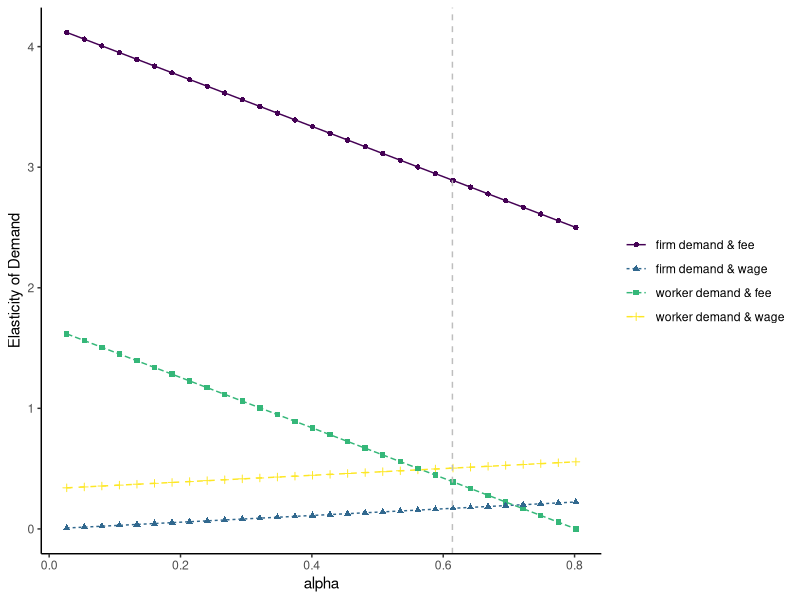
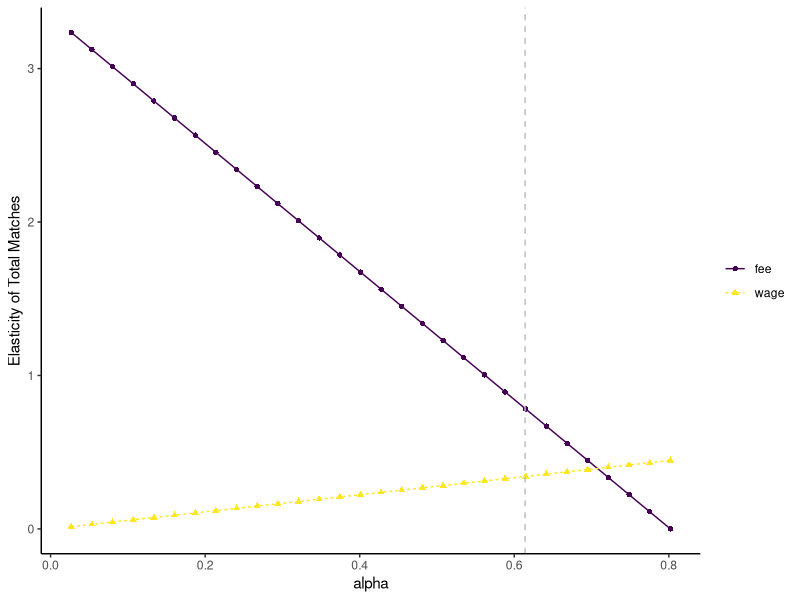

Source code (R) for these figures, in order:
## ---- chunk 1
rm(list = ls())
gc()
knitr::opts_chunk$set(echo = F, warning = F, message = F)
library(ggplot2)
library(magrittr)
## ---- chunk 2

elasticity_worker_wage <- function(lambda_W, alpha, beta){
  out <- 1 / lambda_W * (1 + (beta + 2 * (alpha - 1)) / (2 * (2 - alpha - beta)))
  return(out)
}

elasticity_worker_fee <- function(lambda_F, alpha, beta){
  out <- 1 / lambda_F * (beta / (2 * (2 - alpha - beta)))
  return(out)
}

elasticity_firm_wage <- function(lambda_W, alpha, beta){
  out <- 1 / lambda_W * (alpha / (2 * (2 - alpha - beta)))
  return(out)
}

elasticity_firm_fee <- function(lambda_F, alpha, beta){
  out <- 1 / lambda_F * (1 + (alpha + 2 * (beta - 1)) / (2 * (2 - alpha - beta)))
  return(out)
}

elasticity_output_wage <- function(lambda_W, alpha, beta){
  e_ww <- elasticity_worker_wage(lambda_W, alpha, beta)
  e_fw <- elasticity_firm_wage(lambda_W, alpha, beta)
  out <- alpha * e_ww + beta * e_fw
  return(out)
}

elasticity_output_fee <- function(lambda_F, alpha, beta){
  e_ww <- elasticity_worker_fee(lambda_F, alpha, beta)
  e_fw <- elasticity_firm_fee(lambda_F, alpha, beta)
  out <- alpha * e_wf + beta * e_ff
  return(out)
}
## ---- chunk 3
lambda_W <- 1.5
lambda_F <- 0.2

total <- 0.614 + 0.188
N <- 30

els_price <- list()
els_output <- list()
for (i in 1:N){
  
  alpha <- total / N * i
  beta <- total - alpha
  
  e_ww <- elasticity_worker_wage(lambda_W, alpha, beta)
  e_wf <- elasticity_worker_fee(lambda_F, alpha, beta)
  e_ff <- elasticity_firm_fee(lambda_F, alpha, beta)
  e_fw <- elasticity_firm_wage(lambda_W, alpha, beta)
  
  els_price[[i]] <- c(e_ww, e_wf, e_ff, e_fw, alpha, beta)
  
  e_qw <- elasticity_output_wage(lambda_W, alpha, beta)
  e_qf <- elasticity_output_fee(lambda_F, alpha, beta)
  els_output[[i]] <- c(e_qw, e_qf, alpha, beta)
  
}

els_price <- do.call("rbind", els_price) %>% as.data.frame()
colnames(els_price) <- c("e_worker_wage", "e_worker_fee", "e_firm_fee", "e_firm_wage", "alpha", "beta")

els_output <- do.call("rbind", els_output) %>% as.data.frame()
colnames(els_output) <- c("e_output_wage", "e_output_fee", "alpha", "beta")

## ---- chunk 4

els_price %>% 
  tidyr::pivot_longer(cols = e_worker_wage:e_firm_wage) %>% 
  dplyr::mutate(
    name = dplyr::case_when(
      name == "e_worker_wage" ~ "worker demand & wage",
      name == "e_worker_fee" ~ "worker demand & fee",
      name == "e_firm_wage" ~ "firm demand & wage",
      name == "e_firm_fee" ~ "firm demand & fee"
    )
  ) %>% 
  ggplot(
    aes(
      x = alpha,
      y = value,
      color = name,
      shape = name,
      linetype = name
    )
  ) +
  geom_line() +
  geom_point() +
  geom_vline(xintercept = 0.614, color = "gray", linetype = "dashed") +
  scale_color_viridis_d() +
  labs(
    x = "alpha",
    y = "Elasticity of Demand"
  ) +
  theme_classic() +
  theme(
    legend.title = element_blank()
  )

## ---- chunk 5
els_output %>%
  tidyr::pivot_longer(cols = e_output_wage:e_output_fee) %>% 
  dplyr::mutate(
    name = dplyr::case_when(
      name == "e_output_wage" ~ "wage",
      name == "e_output_fee" ~ "fee"
    )
  ) %>% 
  ggplot(
    aes(
      x = alpha,
      y = value,
      color = name,
      shape = name,
      linetype = name
    )
  ) +
  geom_line() +
  geom_point() +
  geom_vline(xintercept = 0.614, color = "gray", linetype = "dashed") +
  scale_color_viridis_d() +
  labs(
    x = "alpha",
    y = "Elasticity of Total Matches"
  ) +
  theme_classic() +
  theme(
    legend.title = element_blank()
  )
